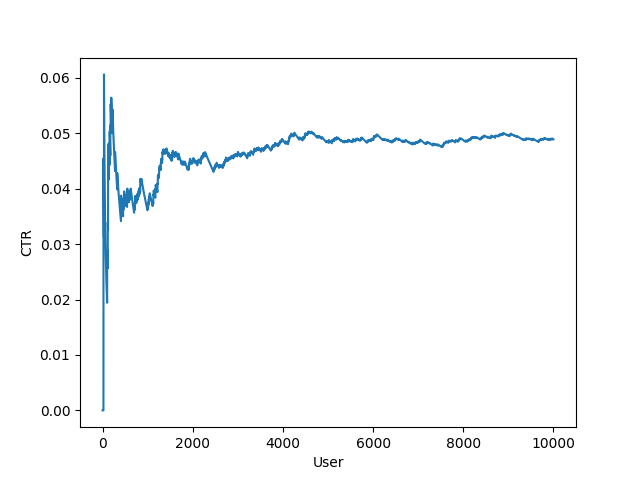

Source code (Python):
import numpy as np
import pandas as pd
import matplotlib.pyplot as plt
data = pd.read_csv('AdsCTR_Optimisation.csv')
num_ads = data.shape[1] - 1
num_users = data.shape[0]
ads = data.values[:, :-1]
clicks = data.values[:, -1]
num_rewards_1 = np.zeros(num_ads)
num_rewards_0 = np.zeros(num_ads)
total_reward = 0
rewards = []
for i in range(num_users):
    ad = 0
    max_random = 0
    for j in range(num_ads):
        random_beta = np.random.beta(num_rewards_1[j] + 1, num_rewards_0[j] + 1)
        if random_beta > max_random:
            max_random = random_beta
            ad = j
    reward = clicks[i]
    if reward == 1:
        num_rewards_1[ad] += 1
    else:
        num_rewards_0[ad] += 1
    total_reward += reward
    rewards.append(reward)
    if i % 1000 == 0:
        print("Iteration: ", i)
        print("Total Reward: ", total_reward)
        print("Num of 1s: ", num_rewards_1)
        print("Num of 0s: ", num_rewards_0)
        print("")
plt.plot(np.cumsum(rewards) / np.arange(1, num_users+1))
plt.xlabel('User')
plt.ylabel('CTR')
plt.show()
